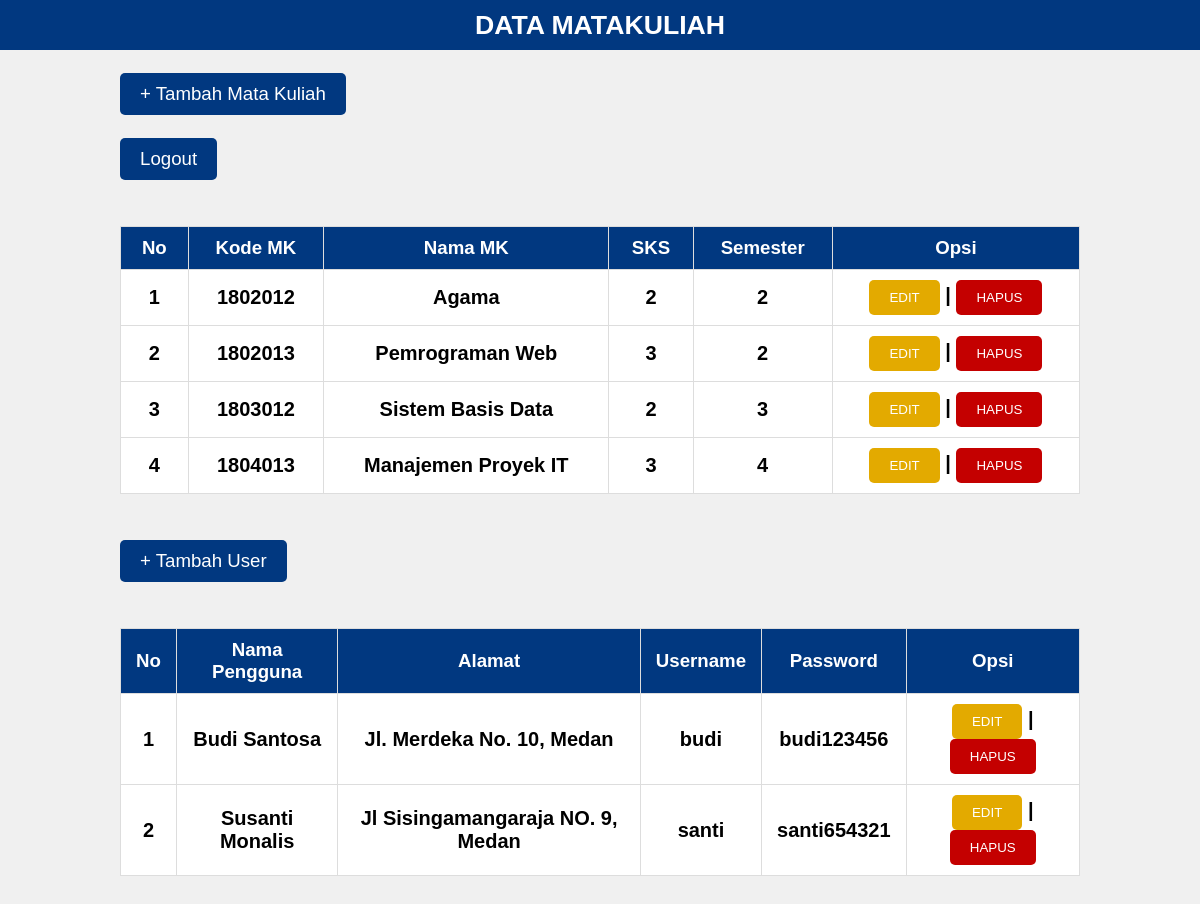
The page /admin/index.php (signed in) on the database its author committed.
### tables this page shows
CREATE TABLE `matakuliah` (
  `id` int(11) NOT NULL,
  `kode_mk` char(10) NOT NULL,
  `nama_mk` varchar(50) NOT NULL,
  `sks` int(2) NOT NULL,
  `semester` int(2) NOT NULL
);

CREATE TABLE `user` (
  `id` int(11) NOT NULL,
  `nama_pengguna` varchar(15) NOT NULL,
  `alamat` varchar(50) NOT NULL,
  `username` varchar(15) NOT NULL,
  `password` varchar(15) NOT NULL
);

### admin/index.php (the view, shortened to what this page needs)
  <!DOCTYPE html>
  <html lang="en">
  <head>
    <link rel="stylesheet" href="../bab11.css"/>
  </head>
  <body>
    <div class="judul">
      <h1>DATA MATAKULIAH</h1>
    </div>
    <br/>
    <div class="button-atas">
      <a href="form_tambah.php" class="atas">+ Tambah Mata Kuliah</a>
    </div>
<br>
    <div class="button-atas">
      <a href="../logout.php" class="atas">Logout</a>
    </div>
    <br/><br/>
    <table>
      <tr>
        <th>No</th>
        <th>Kode MK</th>
        <th>Nama MK</th>
        <th>SKS</th>
        <th>Semester</th>
        <th>Opsi</th>
      </tr>
      <?php
      include '../koneksi.php';
      $no = 1;
      $data = mysqli_query($koneksi, "SELECT * FROM matakuliah");
      while ($d = mysqli_fetch_array($data)) {
      ?>
        <tr>
          <td><?php echo $no++; ?></td>
          <td><?php echo $d['kode_mk']; ?></td>
          <td><?php echo $d['nama_mk']; ?></td>
          <td><?php echo $d['sks']; ?></td>
          <td><?php echo $d['semester']; ?></td>
          <td>
            <a class="edit" href="form_edit.php?id=<?php echo $d['id']; ?>">EDIT</a>
            |
            <a class="hapus" href="hapus.php?id=<?php echo $d['id']; ?>" onclick="return confirm('Yakin ingin menghapus data ini?')">HAPUS</a>
          </td>
        </tr>
      <?php
      }
      ?>
    </table>
<br>
<br>
    <div class="button-atas">
      <a href="form_tambah_user.php" class="atas">+ Tambah User</a>
    </div>
    <br/><br/>
    <table>
      <tr>
        <th>No</th>
        <th>Nama Pengguna</th>
        <th>Alamat</th>
        <th>Username</th>
        <th>Password</th>
        <th>Opsi</th>
      </tr>
      <?php
      include '../koneksi.php';
      $no = 1;
      $data = mysqli_query($koneksi, "SELECT * FROM user");
      while ($d = mysqli_fetch_array($data)) {
      ?>
        <tr>
          <td><?php echo $no++; ?></td>
          <td><?php echo $d['nama_pengguna']; ?></td>
          <td><?php echo $d['alamat']; ?></td>
          <td><?php echo $d['username']; ?></td>
          <td><?php echo $d['password']; ?></td>
          <td>
            <a class="edit" href="form_edit_user.php?id=<?php echo $d['id']; ?>">EDIT</a>
            |
            <a class="hapus" href="hapus.php?id=<?php echo $d['id']; ?>" onclick="return confirm('Yakin ingin menghapus data ini?')">HAPUS</a>
          </td>
        </tr>
      <?php
      }
      ?>
    </table>
    <br>
    <br>
  </body>
  </html>

### bab11.css (style rules this page uses)
body { font-family: 'Arial Narrow', sans-serif; font-size: 15pt; font-weight: bold; margin: 0; padding: 0; background-color: #f0f0f0; }
.button-atas { width: 80%; margin: 0 auto; overflow: auto; }
.atas { display: inline-block; padding: 10px 20px; background-color: #013880; color: white; text-decoration: none; border-radius: 5px; font-size: 14pt; }
.edit { display: inline-block; padding: 10px 20px; background-color: rgb(227, 170, 0); color: white; text-decoration: none; border-radius: 5px; font-size: 10pt; }
.hapus { display: inline-block; padding: 10px 20px; background-color: rgb(196, 0, 0); color: white; text-decoration: none; border-radius: 5px; font-size: 10pt; }
.judul { background-color: #013880; height: 50px; display: flex; align-items: center; justify-content: center; color: white; font-size: 10pt; padding: 0 20px; margin: 0; }
a { text-decoration: none; color: #013880; font-size: 14pt; font-weight: normal; }
table { width: 80%; margin: 0 auto; text-align: left; border-collapse: collapse; background-color: white; }
table th, table td { padding: 10px 15px; border: 1px solid #ddd; text-align: center; }
th { background-color: #013880; color: white; font-size: 14pt; }
input[type="button"], a { padding: 5px 10px; cursor: pointer; font-size: 14pt; border-radius: 5px; border: none; background-color: #ccc; }

### rows shown on the page
matakuliah: kode_mk "1802012", nama_mk "Agama", sks "2", semester "2"
matakuliah: kode_mk "1802013", nama_mk "Pemrograman Web", sks "3", semester "2"
matakuliah: kode_mk "1803012", nama_mk "Sistem Basis Data", sks "2", semester "3"
matakuliah: kode_mk "1804013", nama_mk "Manajemen Proyek IT", sks "3", semester "4"
user: nama_pengguna "Budi Santosa", alamat "Jl. Merdeka No. 10, Medan", username "budi", password "budi123456"
user: nama_pengguna "Susanti Monalis", alamat "Jl Sisingamangaraja NO. 9, Medan", username "santi", password "santi654321"
